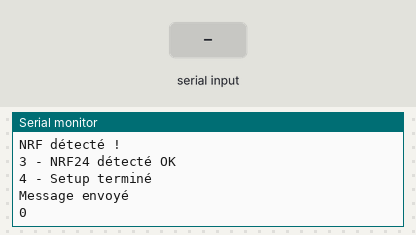
The sketch below on a simulated Arduino Uno, built with avr-gcc and run on an emulated ATmega328P. Shown: the last lines printed to the serial monitor. The inputs (shaded band) are chosen by the test bench. No radio packets arrive unless stated.

Above: at 1.2 s.
1.3 s: "90;45\n" received over Serial
At 1.7 s:
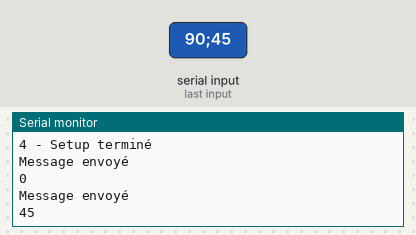
2.8 s: "30;150\n" received over Serial
At 3.6 s:
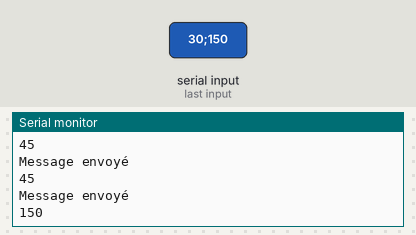
Timing chart, 0 to 5.8 s (numbered marks = the images above; inputs shaded):
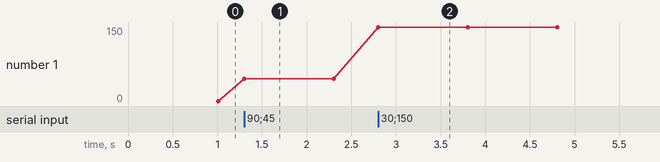

The sketch:

finalEmet.ino
```cpp
#include <SPI.h>
#include <RF24.h>

#define tunnel "PIPE1"

RF24 radio(3,4);
const byte adresse[6] = tunnel; // Mise au format "byte array"
const char message[] = "Hello World";
String vitesseCCStr = "";
String input = "";
int vitesseCC = 0;

void setup()
{
    Serial.begin(115200);

    if (!radio.begin())
    {
        Serial.println("NRF absent");
        while(1);
    }

    Serial.println("NRF détecté !");
    radio.printDetails();

    Serial.println("3 - NRF24 détecté OK");

    //radio.setAutoAck(false); Pour tester seulement l'emetteur
    radio.openWritingPipe(adresse);
    radio.setPALevel(RF24_PA_HIGH);
    radio.stopListening();
    Serial.println("4 - Setup terminé");
}

void loop(){
  //Serial.println("5 - Dans la boucle");
  input = Serial.readStringUntil('\n');

    int sep = input.indexOf(';');

    if (sep != -1) {
      vitesseCCStr = input.substring(sep + 1);
      vitesseCC = vitesseCCStr.toInt();
    }

  if(radio.write(&vitesseCC, sizeof(vitesseCC))){
    Serial.println("Message envoyé ");
    Serial.println(vitesseCC); }
    //delay(100);
}
```

Measured:
- after the input at 1.3 s, the serial monitor: prints a new line at once (image 1)
- after the input at 2.8 s, the serial monitor: prints a new line at once (image 2)
- plotted number 1: 0 → 45 after the input at 1.3 s, 45 → 150 after the input at 2.8 s
